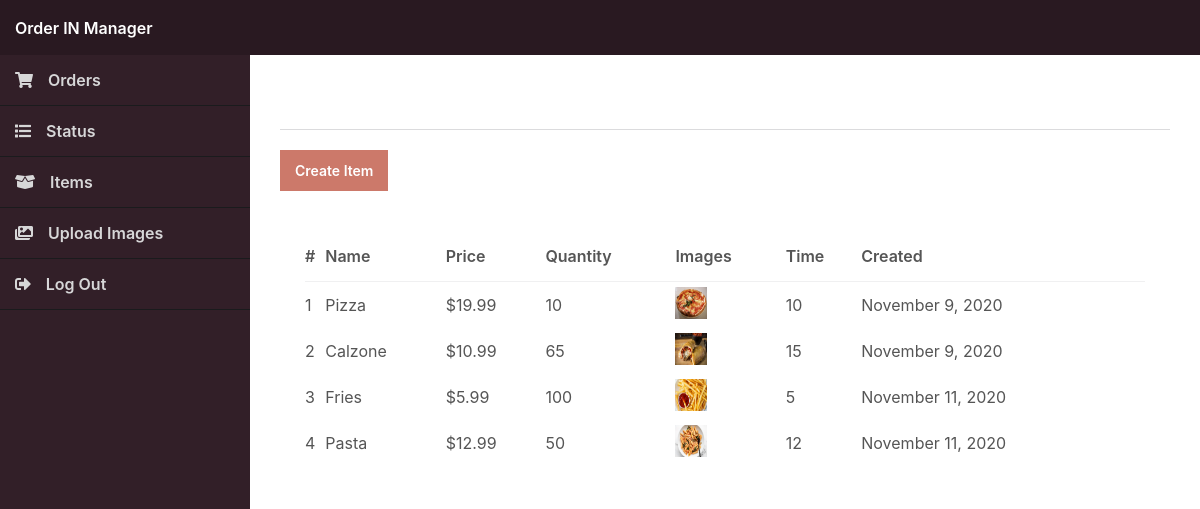
Page /manager/index.php?page=items (signed in) on the committed database.
### tables this page shows
CREATE TABLE `items` (
  `id` int(11) NOT NULL,
  `name` varchar(200) NOT NULL,
  `desc` text NOT NULL,
  `price` decimal(7,2) NOT NULL,
  `quantity` int(11) NOT NULL,
  `img` text NOT NULL,
  `time` int(2) NOT NULL,
  `date_added` datetime NOT NULL DEFAULT current_timestamp()
);

### manager/index.php (called while the page is built, shortened)
<?php
include '../functions.php';
$page = isset($_GET['page']) && file_exists($_GET['page'] . '.php') ? $_GET['page'] : 'orders';
include $page . '.php';
?>

### manager/items.php (the view, shortened to what this page needs)
<?php
$restaurant = isset($_SESSION['account_rID']) ? $_SESSION['account_rID'] : '';
$stmt = $pdo->prepare('SELECT i.*, GROUP_CONCAT(ii.img) AS imgs FROM items i
LEFT JOIN items_images ii ON i.id = ii.item_id
JOIN items_restaurants ir ON ir.restaurant_id = :restaurant_id AND ir.item_id = i.id
JOIN restaurants r ON r.id = ir.restaurant_id GROUP BY i.id ORDER BY i.date_added ASC');
$stmt->bindValue(':restaurant_id', $restaurant, PDO::PARAM_INT);
$stmt->execute();
$items = $stmt->fetchAll(PDO::FETCH_ASSOC);
?>
<?=template_manager_header('Items')?>
<h2>Items</h2>
<div class="links">
    <a href="index.php?page=item">Create Item</a>
</div>
<div class="content-block">
    <div class="table">
        <table>
            <thead>
                <tr>
                    <td class="responsive-hidden">#</td>
                    <td>Name</td>
                    <td>Price</td>
                    <td>Quantity</td>
                    <td class="responsive-hidden">Images</td>
                    <td>Time</td>
                    <td class="responsive-hidden">Created</td>
                </tr>
            </thead>
            <tbody>
                <?php if (empty($items)): ?>
                <tr>
                    <td colspan="8" style="text-align:center;">There are no items</td>
                </tr>
                <?php else: ?>
                <?php foreach ($items as $item): ?>
                <tr class="details" onclick="location.href='index.php?page=item&id=<?=$item['id']?>'">
                    <td class="responsive-hidden"><?=$item['id']?></td>
                    <td><?=$item['name']?></td>
                    <td><?=currency_code?><?=number_format($item['price'], 2)?></td>
                    <td><?=$item['quantity']?></td>
                    <td class="responsive-hidden">
                        <?PHP foreach (explode(',',$item['imgs']) as $img): ?>
                        <img src="../imgs/<?=$img?>" width="32" height="32" alt="<?=$img?>">
                        <?php endforeach; ?>
                    </td>
                    <td class="time"><?=$item['time']?></td>
                    <td class="responsive-hidden"><?=date('F j, Y', strtotime($item['date_added']))?></td>
                </tr>
                <?php endforeach; ?>
                <?php endif; ?>
            </tbody>
        </table>
    </div>
</div>
<?=template_manager_footer()?>

### manager/manager.css (style rules this page uses)
* { box-sizing: border-box; font-family: -apple-system, BlinkMacSystemFont, "segoe ui", roboto, oxygen, ubuntu, cantarell, "fira sans", "droid sans", "helvetica neue", Arial, sans-serif; font-size: 16px; -webkit-font-smoothing: antialiased; -moz-osx-font-smoothing: grayscale; }
html { height: 100%; }
body { position: relative; min-height: 100%; color: #555555; background-image: url(../imgs/background.jpg); background-size: cover; margin: 0; }
h1, h2, h3, h4, h5 { color: white; margin: 0; padding: 0; }
main h2 { font-size: 20px; padding-bottom: 20px; border-bottom: 1px solid #dbdbdd; }
main .content-block { background-color: #fff; margin-top: 25px; padding: 15px; }
main .table { padding: 0 10px; }
main .table table { width: 100%; border-collapse: collapse; }
main .table table thead td { font-weight: 600; padding: 15px 0; }
main .table table thead tr { border-bottom: 1px solid #f0f0f1; }
main .table table tbody td { padding: 5px 0; }
main .table table .details { cursor: pointer; }
main .links { display: flex; flex-flow: wrap; padding-top: 20px; }
main .links a { display: inline-flex; text-decoration: none; background: #CC796A; color: #FFFFFF; padding: 12px 15px; margin-right: 10px; font-size: 14px; font-weight: 600; }

### rows in the picture
items: id "1", name "Pizza", price "19.99", quantity "10", shows a picture, time "10", date_added "November 9, 2020"
items: id "2", name "Calzone", price "10.99", quantity "65", shows a picture, time "15", date_added "November 9, 2020"
items: id "3", name "Fries", price "5.99", quantity "100", shows a picture, time "5", date_added "November 11, 2020"
items: id "4", name "Pasta", price "12.99", quantity "50", shows a picture, time "12", date_added "November 11, 2020"
